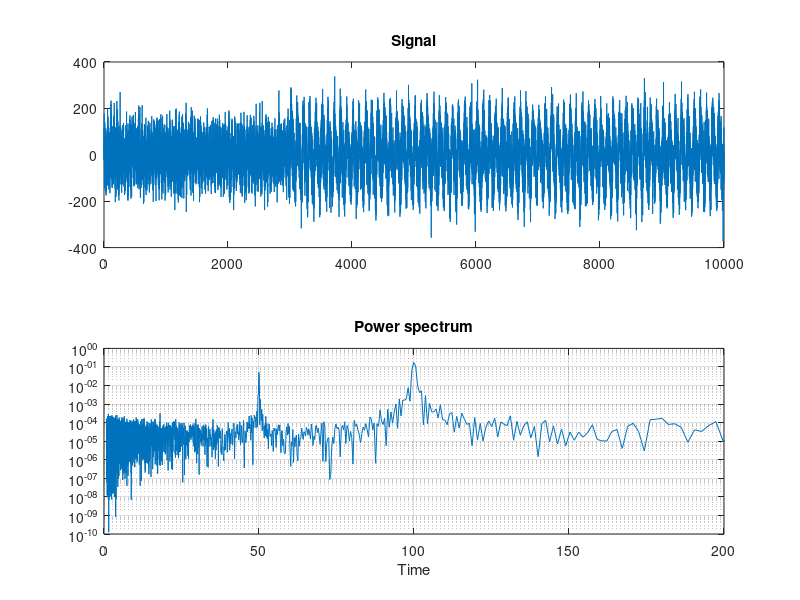

Here is the MATLAB script that generated this plot: (Note: this script raises an error after producing the figure.)
% this program tries to understand how sucky wavelets work.
% cool cool


dt = 0.5;
fs = 1/dt;
t = [0:dt:10000];
ind = find(t == 3000);
A = 40;
B = 100;
P1 = 50;
P2 = 100;

x = A * sin(2*pi*t/P1);
x(ind:end) = x(ind:end) +  B * sin(2*pi*t(ind:end)/P2);
n = std(x) *  randn(size(t));
x = x + n;
nfft = 2^nextpow2(length(x));     % next power of 2 to use for fft points

[Px, fq] = periodogram(x, [], nfft, fs);
xnorm = Px/sum(Px(:));

figure();
subplot(211);
plot(t, x);
title('Signal');

subplot(212);
plot(1./fq, xnorm);
set(gca, 'YScale', 'log');
title('Power spectrum')
xlabel('Time');
xlim([0 200])
grid on;

saveas(gcf, './Powerspectrum.png');


cwt(x, 'amor', seconds(dt))
saveas(gcf, './wavelet.png');

% tms = (0:numel(x)-1)/fs;
% 
% figure
% subplot(2,1,1)
% plot(t,x)
% axis tight
% title('Signal')
% xlabel('Time (s)')
% ylabel('Amplitude')
% 
% 
% subplot(2,1,2)
% surface(t,1./frq,abs(cfs))
% axis tight
% shading flat
% xlabel('Time (s)')
% ylabel('Period (sec)')
% % set(gca,'yscale','log')
% 